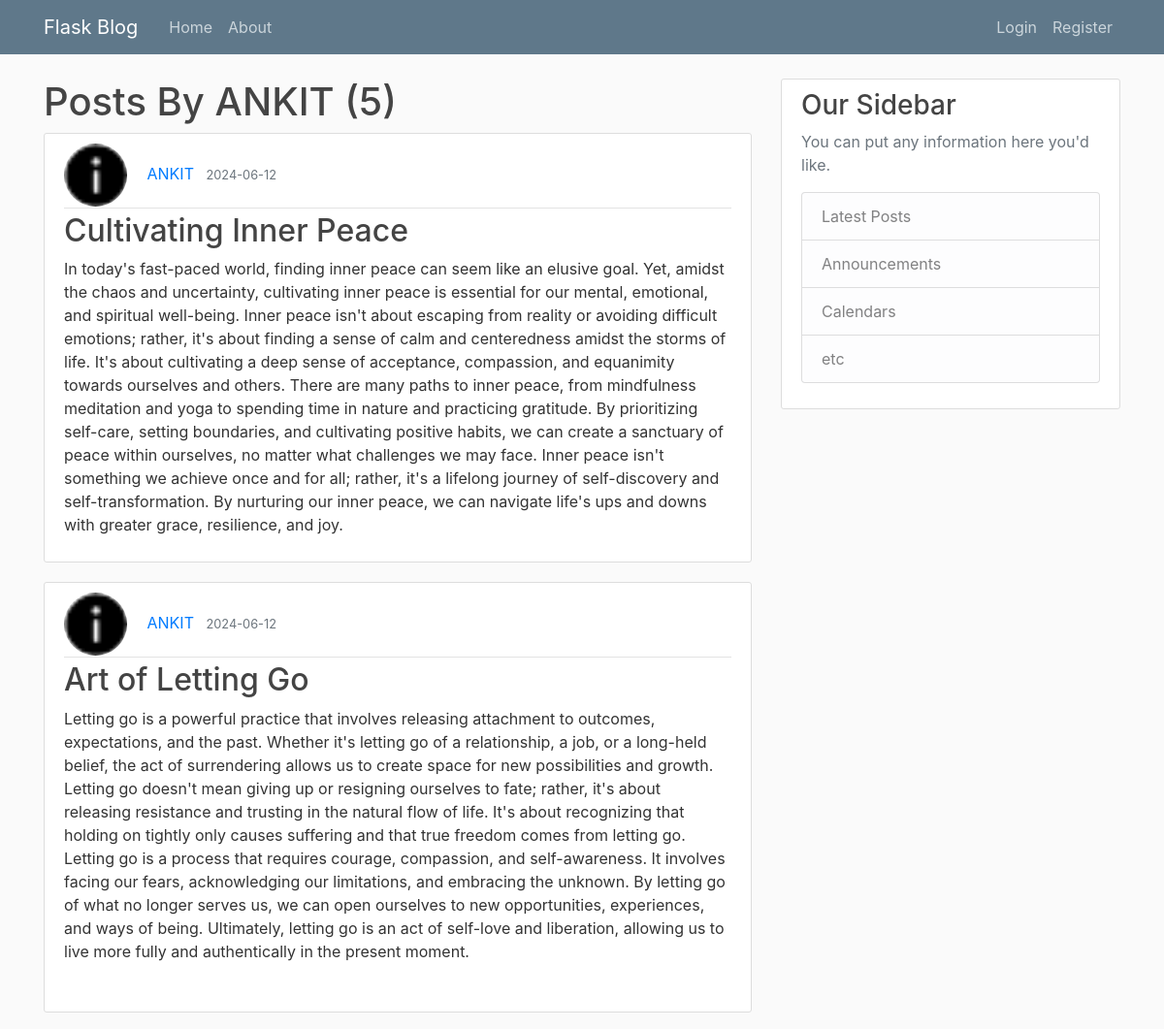
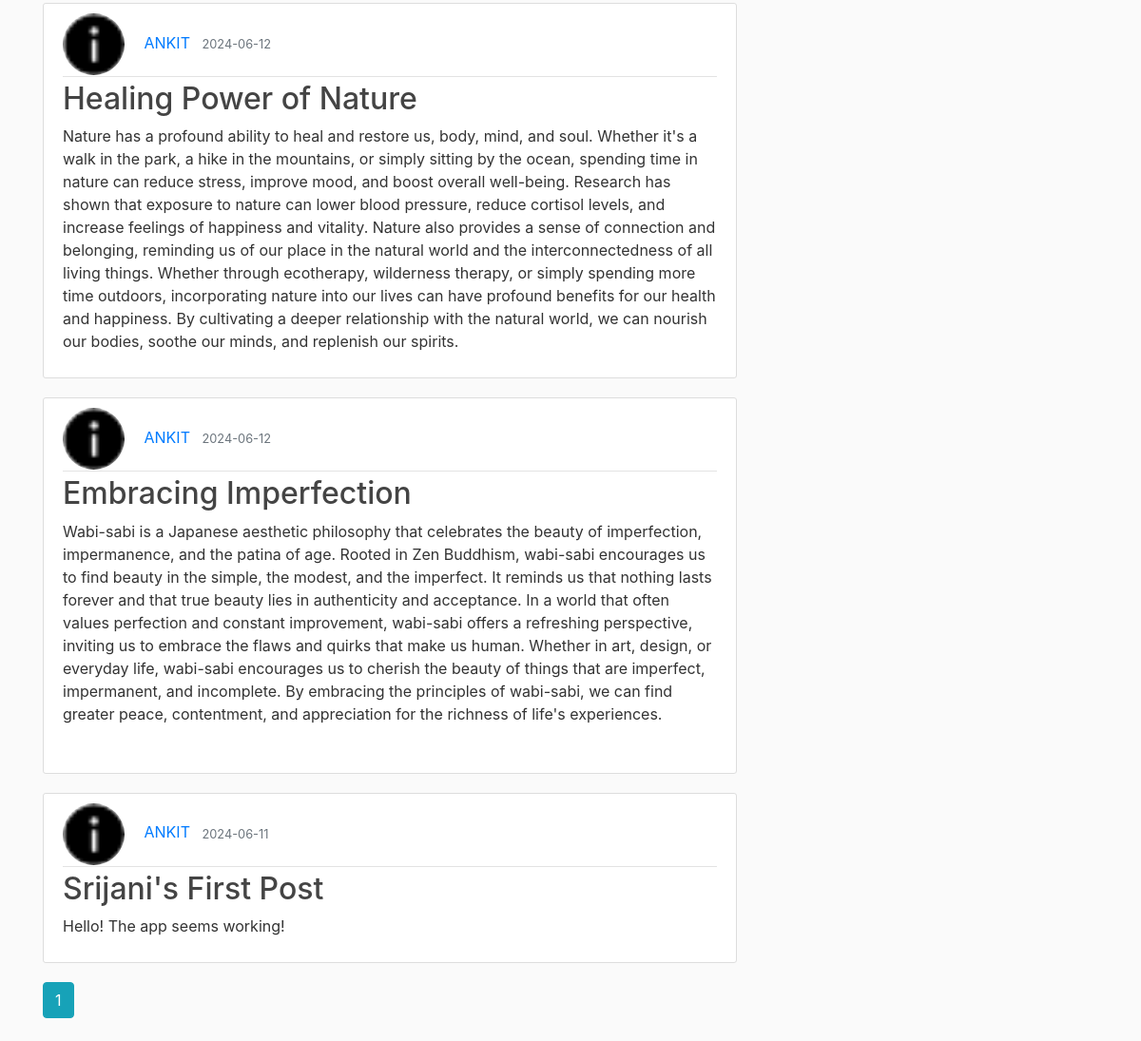
The page /user/ANKIT on the database its author committed (2 pictures, top to bottom).
### flaskblog/models.py (models this page shows, shortened)
class User(db.Model,UserMixin):
    id = db.Column(db.Integer, primary_key=True)
    username = db.Column(db.String(20), unique=True, nullable=False)
    email = db.Column(db.String(120), unique=True, nullable=False)
    image_file = db.Column(db.String(20), nullable=False, default='default.jpg')
    password = db.Column(db.String(60), nullable=False)
    posts = db.relationship('Post', backref='author', lazy=True)
    def __repr__(self):
        return f"User('{self.username}', '{self.email}', '{self.image_file}')"

class Post(db.Model):
    id = db.Column(db.Integer, primary_key=True)
    title = db.Column(db.String(100), nullable=False)
    date_posted = db.Column(db.DateTime, nullable=False, default=datetime.utcnow)
    content = db.Column(db.Text, nullable=False)
    user_id = db.Column(db.Integer, db.ForeignKey('user.id'), nullable=False)

### flaskblog/routes.py (the view)
@app.route("/user/<string:username>")
def user_posts(username):
    page = request.args.get('page', 1, type=int)
    user = User.query.filter_by(username=username).first_or_404()
    print(user)
    print(username)
    posts = Post.query.filter_by(author=user)\
        .order_by(Post.date_posted.desc())\
        .paginate(page=page, per_page=5)
    return render_template('user_posts.html', posts=posts, user=user)

### flaskblog/templates/user_posts.html
{% extends "layout.html" %}
{% block content %}
<h1> Posts By {{user.username}} ({{posts.total}}) </h1>
{% for post in posts.items %}
<article class="media content-section">
  <div class="media-body">
    <div class="article-metadata">
      <img class="rounded-circle article-img"
        src="{{ url_for('static', filename='profile_pics/' + post.author.image_file) }}">
        <a class="mr-2" href="{{ url_for('user_posts', username=post.author.username) }}">{{ post.author.username }}</a>
      <small class="text-muted">{{ post.date_posted.strftime('%Y-%m-%d')}}</small>
    </div>
    <h2><a class="article-title" href="{{ url_for('post', post_id=post.id) }}">{{ post.title }}</a></h2>
    <p class="article-content">{{ post.content }}</p>
  </div>
</article>
{% endfor %}
{% for page_num in posts.iter_pages(left_edge=1,right_edge=1,left_current=1,right_current=1) %}
{% if page_num %}
{% if posts.page == page_num %}
<a class="btn btn-info mb-4" href="{{ url_for('user_posts', username=user.username, page=page_num) }}">{{ page_num }}</a>
{% else %}
<a class="btn btn-outline-info mb-4" href="{{ url_for('user_posts', username=user.username, page=page_num) }}">{{ page_num }}</a>
{% endif %}
{% else %}
...
{% endif %}
{% endfor %}
{% endblock content %}

### flaskblog/templates/layout.html (shortened to what this page needs)
<!DOCTYPE html>
<html>
<head>
    <link rel="stylesheet" href="https://maxcdn.bootstrapcdn.com/bootstrap/4.0.0/css/bootstrap.min.css">
    <link rel="stylesheet" type="text/css" href="{{ url_for('static', filename='main.css') }}">
</head>
<body>
    <header class="site-header">
      <nav class="navbar navbar-expand-md navbar-dark bg-steel fixed-top">
        <div class="container">
          <a class="navbar-brand mr-4" href="/">Flask Blog</a>
          <div class="collapse navbar-collapse" id="navbarToggle">
            <div class="navbar-nav mr-auto">
              <a class="nav-item nav-link" href="/">Home</a>
              <a class="nav-item nav-link" href="/about">About</a>
            </div>
            <div class="navbar-nav">
              {% if current_user.is_authenticated %}
                <a class="nav-item nav-link" href="/logout">Logout</a>
                <a class="nav-item nav-link" href="/account">Account</a>
                <a class="nav-item nav-link" href="/post/new">New Post</a>
              {% else %}
                <a class="nav-item nav-link" href="/login">Login</a>
                <a class="nav-item nav-link" href="/register">Register</a>
              {% endif %}
            </div>
          </div>
        </div>
      </nav>
    </header>
    <main role="main" class="container">
      <div class="row">
        <div class="col-md-8">
        </div>
        <div class="col-md-8">
          {% block content %}{% endblock %}
        </div>
        <div class="col-md-4">
          <div class="content-section">
            <h3>Our Sidebar</h3>
            <p class='text-muted'>You can put any information here you'd like.
              <ul class="list-group">
                <li class="list-group-item list-group-item-light">Latest Posts</li>
                <li class="list-group-item list-group-item-light">Announcements</li>
                <li class="list-group-item list-group-item-light">Calendars</li>
                <li class="list-group-item list-group-item-light">etc</li>
              </ul>
            </p>
          </div>
        </div>
      </div>
    </main>
</body>
</html>

### flaskblog/static/main.css (style rules this page uses)
body { background: #fafafa; color: #333333; margin-top: 5rem; }
h1, h2, h3, h4, h5, h6 { color: #444444; }
.bg-steel { background-color: #5f788a; }
.site-header .navbar-nav .nav-link { color: #cbd5db; }
.content-section { background: #ffffff; padding: 10px 20px; border: 1px solid #dddddd; border-radius: 3px; margin-bottom: 20px; }
.article-title { color: #444444; }
.article-content { white-space: pre-line; }
.article-img { height: 65px; width: 65px; margin-right: 16px; }
.article-metadata { padding-bottom: 1px; margin-bottom: 4px; border-bottom: 1px solid #e3e3e3 }

### rows shown on the page
User: username "ANKIT"
Post: image_file (picture), author.username "ANKIT", date_posted "2024-06-12", title "Cultivating Inner Peace", content "In today's fast-paced world, finding inner peace can seem like an elusive goal. Yet, amidst the chaos and uncertainty, cultivating inner peace is essential for our mental, emotional, and spiritual well-being. Inner peace isn't about escaping from reality or avoiding difficult emotions; rather, it's about finding a sense of calm and centeredness amidst the storms of life. It's about cultivating a deep sense of acceptance, compassion, and equanimity towards ourselves and others. There are many paths to inner peace, from mindfulness meditation and yoga to spending time in nature and practicing gratitude. By prioritizing self-care, setting boundaries, and cultivating positive habits, we can…"
Post: image_file (picture), author.username "ANKIT", date_posted "2024-06-12", title "Art of Letting Go", content "Letting go is a powerful practice that involves releasing attachment to outcomes, expectations, and the past. Whether it's letting go of a relationship, a job, or a long-held belief, the act of surrendering allows us to create space for new possibilities and growth. Letting go doesn't mean giving up or resigning ourselves to fate; rather, it's about releasing resistance and trusting in the natural flow of life. It's about recognizing that holding on tightly only causes suffering and that true freedom comes from letting go. Letting go is a process that requires courage, compassion, and self-awareness. It involves facing our fears, acknowledging our limitations, and embracing the unknown. By…"
Post: image_file (picture), author.username "ANKIT", date_posted "2024-06-12", title "Healing Power of Nature", content "Nature has a profound ability to heal and restore us, body, mind, and soul. Whether it's a walk in the park, a hike in the mountains, or simply sitting by the ocean, spending time in nature can reduce stress, improve mood, and boost overall well-being. Research has shown that exposure to nature can lower blood pressure, reduce cortisol levels, and increase feelings of happiness and vitality. Nature also provides a sense of connection and belonging, reminding us of our place in the natural world and the interconnectedness of all living things. Whether through ecotherapy, wilderness therapy, or simply spending more time outdoors, incorporating nature into our lives can have profound benefits…"
Post: image_file (picture), author.username "ANKIT", date_posted "2024-06-12", title "Embracing Imperfection", content "Wabi-sabi is a Japanese aesthetic philosophy that celebrates the beauty of imperfection, impermanence, and the patina of age. Rooted in Zen Buddhism, wabi-sabi encourages us to find beauty in the simple, the modest, and the imperfect. It reminds us that nothing lasts forever and that true beauty lies in authenticity and acceptance. In a world that often values perfection and constant improvement, wabi-sabi offers a refreshing perspective, inviting us to embrace the flaws and quirks that make us human. Whether in art, design, or everyday life, wabi-sabi encourages us to cherish the beauty of things that are imperfect, impermanent, and incomplete. By embracing the principles of wabi-sabi, we…"
Post: image_file (picture), author.username "ANKIT", date_posted "2024-06-11", title "Srijani's First Post", content "Hello! The app seems working!"

### other values the page prints
{{ posts.total }} "5"
{{ page_num }} "1"
